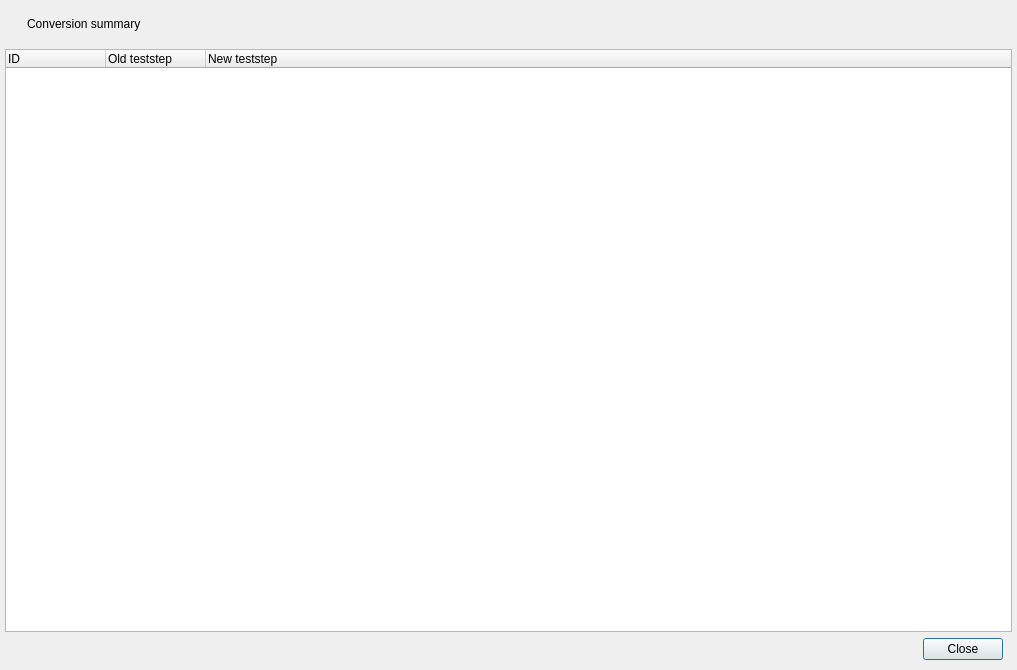
<?xml version="1.0" encoding="UTF-8"?>
<ui version="4.0">
 <class>SummaryDialogWidget</class>
 <widget class="QDialog" name="SummaryDialogWidget">
  <property name="geometry">
   <rect>
    <x>0</x>
    <y>0</y>
    <width>1017</width>
    <height>670</height>
   </rect>
  </property>
  <property name="windowTitle">
   <string>Summary </string>
  </property>
  <property name="windowOpacity">
   <double>1.000000000000000</double>
  </property>
  <layout class="QVBoxLayout" name="verticalLayout">
   <property name="spacing">
    <number>-1</number>
   </property>
   <property name="leftMargin">
    <number>5</number>
   </property>
   <property name="topMargin">
    <number>5</number>
   </property>
   <property name="rightMargin">
    <number>5</number>
   </property>
   <property name="bottomMargin">
    <number>10</number>
   </property>
   <item>
    <widget class="QWidget" name="header_widget" native="true">
     <layout class="QHBoxLayout" name="horizontalLayout">
      <item>
       <widget class="QLabel" name="label_2">
        <property name="maximumSize">
         <size>
          <width>30</width>
          <height>30</height>
         </size>
        </property>
        <property name="text">
         <string/>
        </property>
        <property name="pixmap">
         <pixmap resource="media/bootstrap.qrc">:/icons/bootstrap-icons-1.8.3/info.png</pixmap>
        </property>
        <property name="scaledContents">
         <bool>true</bool>
        </property>
       </widget>
      </item>
      <item>
       <widget class="QLabel" name="label">
        <property name="text">
         <string>Conversion summary</string>
        </property>
       </widget>
      </item>
      <item>
       <spacer name="horizontalSpacer">
        <property name="orientation">
         <enum>Qt::Horizontal</enum>
        </property>
        <property name="sizeHint" stdset="0">
         <size>
          <width>40</width>
          <height>20</height>
         </size>
        </property>
       </spacer>
      </item>
     </layout>
    </widget>
   </item>
   <item>
    <widget class="QWidget" name="summaryDataTree_widget" native="true">
     <layout class="QVBoxLayout" name="verticalLayout_2">
      <property name="leftMargin">
       <number>0</number>
      </property>
      <property name="topMargin">
       <number>0</number>
      </property>
      <property name="rightMargin">
       <number>0</number>
      </property>
      <property name="bottomMargin">
       <number>0</number>
      </property>
      <item>
       <widget class="QTreeWidget" name="dataTree_Widget">
        <property name="inputMethodHints">
         <set>Qt::ImhNone</set>
        </property>
        <property name="frameShape">
         <enum>QFrame::StyledPanel</enum>
        </property>
        <property name="sizeAdjustPolicy">
         <enum>QAbstractScrollArea::AdjustIgnored</enum>
        </property>
        <property name="autoScroll">
         <bool>true</bool>
        </property>
        <property name="tabKeyNavigation">
         <bool>true</bool>
        </property>
        <property name="showDropIndicator" stdset="0">
         <bool>true</bool>
        </property>
        <property name="alternatingRowColors">
         <bool>true</bool>
        </property>
        <property name="selectionMode">
         <enum>QAbstractItemView::ContiguousSelection</enum>
        </property>
        <property name="selectionBehavior">
         <enum>QAbstractItemView::SelectItems</enum>
        </property>
        <property name="rootIsDecorated">
         <bool>true</bool>
        </property>
        <property name="uniformRowHeights">
         <bool>false</bool>
        </property>
        <property name="sortingEnabled">
         <bool>false</bool>
        </property>
        <property name="animated">
         <bool>true</bool>
        </property>
        <property name="allColumnsShowFocus">
         <bool>false</bool>
        </property>
        <property name="wordWrap">
         <bool>true</bool>
        </property>
        <property name="headerHidden">
         <bool>false</bool>
        </property>
        <property name="expandsOnDoubleClick">
         <bool>true</bool>
        </property>
        <attribute name="headerVisible">
         <bool>true</bool>
        </attribute>
        <attribute name="headerCascadingSectionResizes">
         <bool>true</bool>
        </attribute>
        <attribute name="headerHighlightSections">
         <bool>false</bool>
        </attribute>
        <attribute name="headerStretchLastSection">
         <bool>true</bool>
        </attribute>
        <column>
         <property name="text">
          <string>ID</string>
         </property>
        </column>
        <column>
         <property name="text">
          <string>Old teststep</string>
         </property>
        </column>
        <column>
         <property name="text">
          <string>New teststep</string>
         </property>
        </column>
       </widget>
      </item>
     </layout>
    </widget>
   </item>
   <item>
    <widget class="QWidget" name="toolButtons_widget" native="true">
     <layout class="QHBoxLayout" name="horizontalLayout_2">
      <property name="topMargin">
       <number>0</number>
      </property>
      <property name="bottomMargin">
       <number>0</number>
      </property>
      <item>
       <spacer name="horizontalSpacer_2">
        <property name="orientation">
         <enum>Qt::Horizontal</enum>
        </property>
        <property name="sizeHint" stdset="0">
         <size>
          <width>40</width>
          <height>20</height>
         </size>
        </property>
       </spacer>
      </item>
      <item>
       <widget class="QPushButton" name="closeSummary_btn">
        <property name="text">
         <string>Close</string>
        </property>
        <property name="shortcut">
         <string>Ctrl+W, Meta+W</string>
        </property>
        <property name="checkable">
         <bool>false</bool>
        </property>
        <property name="flat">
         <bool>false</bool>
        </property>
       </widget>
      </item>
     </layout>
    </widget>
   </item>
  </layout>
 </widget>
 <resources>
  <include location="media/bootstrap.qrc"/>
 </resources>
 <connections/>
</ui>
